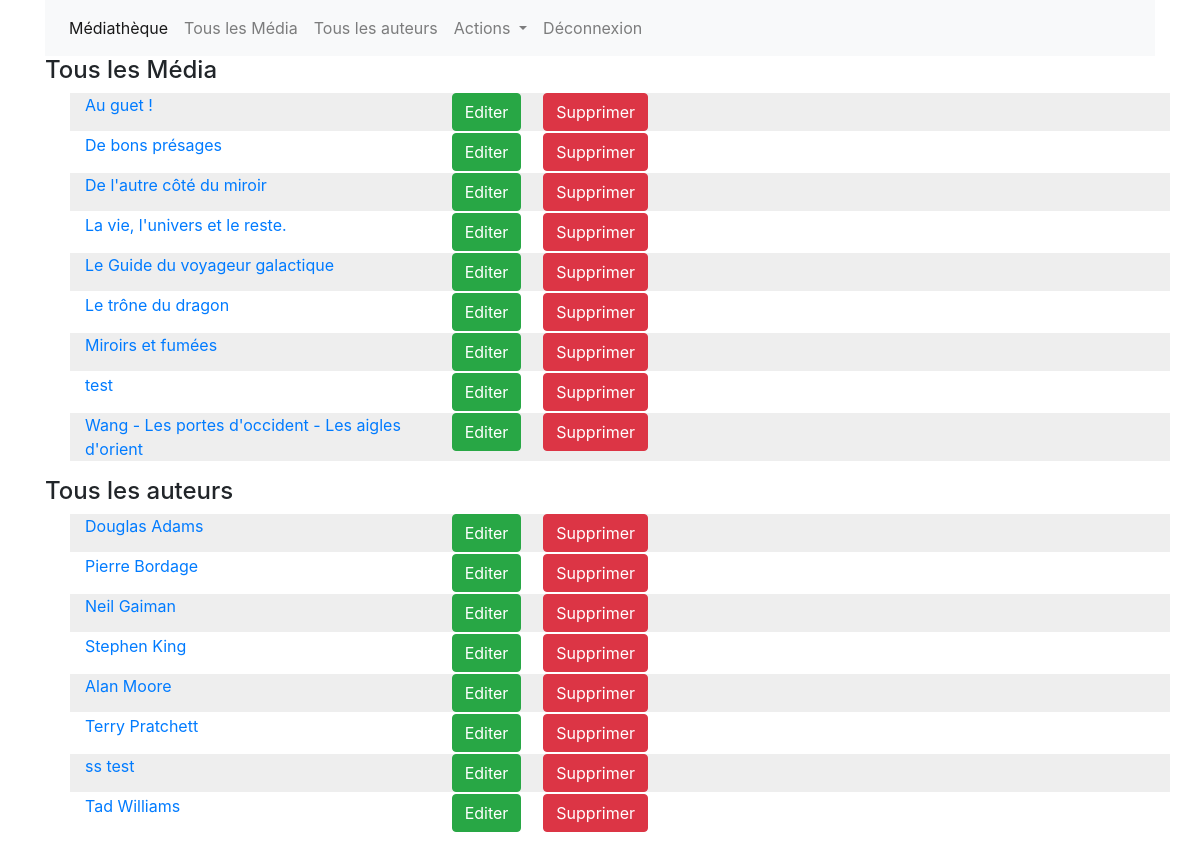
The app's page /back/index.php (signed in) with its own data.
### tables this page shows
CREATE TABLE IF NOT EXISTS `media` (
  `id` int(11) NOT NULL AUTO_INCREMENT,
  `utilisateur_id` int(11) DEFAULT NULL,
  `titre` varchar(255) DEFAULT NULL,
  `date` datetime DEFAULT NULL,
  `resume` text,
  PRIMARY KEY (`id`)
);

CREATE TABLE IF NOT EXISTS `auteur` (
  `id` int(11) NOT NULL AUTO_INCREMENT,
  `nom` varchar(255) DEFAULT NULL,
  `prenom` varchar(255) DEFAULT NULL,
  `bio` text,
  PRIMARY KEY (`id`)
);

### functions/functions.php (the view, shortened to what this page needs)
<?php
function getAuthorList($env = "front"){
    $link = openConn();
    $sql = "SELECT * FROM `auteur` `a` ORDER BY `a`.`nom`;";
    $result = mysqli_query($link, $sql);
    $nbRows = mysqli_num_rows($result);
    if($nbRows > 0){
        $pageNumber = 1;
        $i = 0;
        echo "<h4>Tous les auteurs</h4>";
        echo "<ul id=\"listPaginationAuthor".$pageNumber."\" class=\"pagination-visible\">";
        while($i < $nbRows){
            $row = mysqli_fetch_assoc($result);
            $bgList = ($i%2 == 0) ? " style=\"background-color:#eee; margin-bottom: 2px;\"" : "style=\"margin-bottom: 2px;\"";
            echo "<li class=\"row\"".$bgList.">";
            if($env == "front"){
                echo "<a href=\"index.php?action=showAuteur&idAuteur=". $row["id"] . "\" class=\"col-lg-4\">".
                    utf8_encode($row["prenom"])." ".utf8_encode($row["nom"])."</a>";
            }else{
                echo "<a href=\"index.php?action=showAuteur&idAuteur=". $row["id"] . "\" class=\"col-lg-4\">".
                    utf8_encode($row["prenom"])." ".utf8_encode($row["nom"])."</a>";
                echo "<a href=\"index.php?action=editAuteur&idAuteur=".$row["id"]."\" class=\"col-lg-1\">
                    <button class=\"btn btn-success\">Editer</button></a>";
                echo "<a href=\"index.php?action=deleteAuteur&idAuteur=".$row["id"]."\" class=\"col-lg-1\">
                    <button class=\"btn btn-danger\">Supprimer</button></a>";
            }
            echo "</li>";
            $i++;
        }
        echo "</ul>";
    }else{
        echo "0 résultat";
    }
}
function getMediaList($env = "front"){
    $link = openConn();
    $sql = "SELECT
	            `l`.`id`, `l`.`titre`, `u`.`id` as `idUtilisateur`, `u`.`pseudo`
            FROM
	            `media` `l` LEFT JOIN
	            `utilisateur` `u` ON `l`.`utilisateur_id` = `u`.`id` ORDER BY `l`.`titre`;";
    $result = mysqli_query($link, $sql);
    $nbRows = mysqli_num_rows($result);
    if($nbRows > 0){
        $pageNumber = 1;
        $i = 0;
        echo "<h4>Tous les Média</h4>";
        echo "<ul id=\"listPaginationBook".$pageNumber."\" class=\"pagination-visible\">";
        while($i < $nbRows){
            $row = mysqli_fetch_assoc($result);
            $bgList = ($i%2 == 0) ? " style=\"background-color:#eee; margin-bottom: 2px;\"" : "style=\"margin-bottom: 2px;\"";
            echo "<li class=\"row\"".$bgList.">";
            if($env == "front"){
                echo "<a href=\"index.php?action=media&idMedia=". $row["id"] . "\" class=\"col-lg-4\">".
                    utf8_encode($row["titre"])."</a>";
                echo "<i class=\"col-lg-1\">".$row["pseudo"]."</i>";
            }else{
                echo "<a href=\"index.php?action=media&idMedia=". $row["id"] . "\" class=\"col-lg-4\">".
                    utf8_encode($row["titre"])."</a>";
                echo "<a href=\"index.php?action=edit&idMedia=".$row["id"]."\" class=\"col-lg-1\">
                    <button class=\"btn btn-success\">Editer</button></a>";
                echo "<a href=\"index.php?action=delete&idMedia=".$row["id"]."\" class=\"col-lg-1\">
                    <button class=\"btn btn-danger\">Supprimer</button></a>";
            }
            echo "</li>";
            $i++;
        }
        echo "</ul>";
    }else{
        echo "0 résultat";
    }
}

### css/style.css (style rules this page uses)
.pagination-visible { visibility: visible; display: block; }

### records on screen
media: titre "Au guet !"
media: titre "De bons présages"
media: titre "De l'autre côté du miroir"
media: titre "La vie, l'univers et le reste."
media: titre "Le Guide du voyageur galactique"
media: titre "Le trône du dragon"
media: titre "Miroirs et fumées"
media: titre "test"
media: titre "Wang - Les portes d'occident - Les aigles d'orient"
auteur: prenom "Douglas", nom "Adams"
auteur: prenom "Pierre", nom "Bordage"
auteur: prenom "Neil", nom "Gaiman"
auteur: prenom "Stephen", nom "King"
auteur: prenom "Alan", nom "Moore"
auteur: prenom "Terry", nom "Pratchett"
auteur: prenom "ss", nom "test"
auteur: prenom "Tad", nom "Williams"
